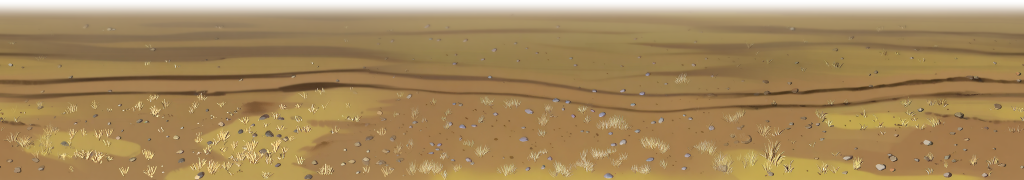
#> input picture assets/battle/field/ground.png, 2048 x 360 px, found by its file name (shown at 1/2 size)
$ python verify.py
#> lines starting #> are read from the running program, lines starting #| are printed output that depends on the picture
# -*- coding: utf-8 -*-
"""BATTLE_ART.md §2·§3·§4 계약 검사(크기·알파·fx 가장자리 순검정·seam). usage: python verify.py"""
import numpy as np
from PIL import Image
B = 'C:/claude/gunyoung/assets/battle/'
SPEC = [  # (경로, 폭, 높이, 'exact'|'max', 알파 필요)
 ('field/ground.png', 2048, 360, 'exact', None), ('field/mid.png', 2048, 260, 'exact', True), ('field/fog.png', 1024, 160, 'exact', True),
 ('field/tent.png', 256, 256, 'max', True), ('field/palisade.png', 256, 256, 'max', True), ('field/tree_dead.png', 256, 256, 'max', True),
 ('field/rock1.png', 256, 256, 'max', True), ('field/rock2.png', 256, 256, 'max', True),
 ('field/banner_g.png', 64, 192, 'exact', True), ('field/banner_b.png', 64, 192, 'exact', True), ('field/flag_g.png', 48, 72, 'exact', True), ('field/flag_b.png', 48, 72, 'exact', True),
 ('field/blood1.png', 128, 64, 'exact', True), ('field/blood2.png', 128, 64, 'exact', True), ('field/crater.png', 128, 64, 'exact', True),
 ('fx/slash_blue.png', 512, 256, 'exact', False), ('fx/slash_white.png', 256, 128, 'exact', False), ('fx/ring.png', 256, 256, 'exact', False), ('fx/spark.png', 64, 64, 'exact', False),
 ('fx/dust.png', 128, 128, 'exact', False), ('fx/speedlines.png', 1024, 512, 'exact', False), ('fx/impact.png', 128, 128, 'exact', False),
 ('hud/portrait_guanyu.png', 96, 120, 'exact', False), ('hud/portrait_zhangfei.png', 96, 120, 'exact', False), ('hud/portrait_xiahoudun.png', 96, 120, 'exact', False), ('hud/portrait_dianwei.png', 96, 120, 'exact', False),
 ('hud/portrait_frame.png', 112, 136, 'exact', True), ('hud/bar_frame.png', 320, 40, 'exact', True), ('hud/medallion.png', 160, 160, 'exact', True),
 ('hud/skill_guanyu.png', 64, 64, 'exact', False), ('hud/skill_zhangfei.png', 64, 64, 'exact', False)]
bad = 0
for rel, w, h, mode, alpha in SPEC:
    im = Image.open(B + rel); a = np.array(im); msg = []
#> further down, im is the input picture: PIL image 2048x360 RGBA; mean R, G, B, A 160.7, 130.8, 84.9, 240.5
    ok = (im.size == (w, h)) if mode == 'exact' else (im.width <= w and im.height <= h)
#> ok = True
    if not ok: msg.append('SIZE %s' % (im.size,))
    has = im.mode == 'RGBA'
#> has = True
    if alpha is True and not has: msg.append('NO ALPHA')
    if alpha is True and has:
        al = a[..., 3];
        if al.min() > 0 or al.max() < 120: msg.append(   # 안개·패인 자국은 일부러 옅다(최대 0.74·0.78)
            'alpha range %d~%d' % (al.min(), al.max()))
    if rel.startswith('fx/'):
        if has: msg.append('fx has alpha')
        e = max(a[0].max(), a[-1].max(), a[:, 0].max(), a[:, -1].max()); e2 = max(a[2].max(), a[-3].max(), a[:, 2].max(), a[:, -3].max())
        if e > 0 or e2 > 12: msg.append(   # 맨 가장자리 행·열은 0, 2px 안쪽은 12 이하(0 으로 풀리는 중)
            'fx edge not black (edge %d, 2px in %d)' % (e, e2))
        extra = 'edge %d/%d peak %d' % (e, e2, a.max())
    elif has:
        al = a[..., 3].astype(np.float32); extra = 'alpha mean %.2f' % (al.mean() / 255)
#> after `al = a[..., 3].astype(np.float32)`:
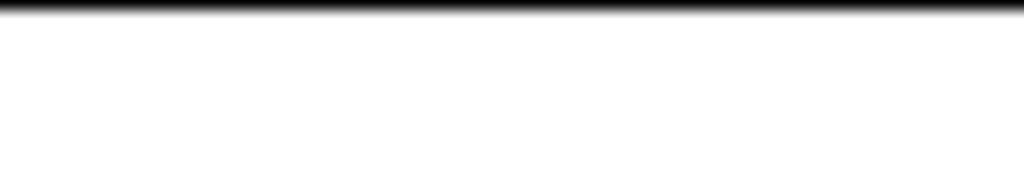
#> al: shape (360, 2048) float32 (shown at 1/2 size); min 0, max 255, mean 240.5
#> after `extra = 'alpha mean %.2f' % (al.mean() / 255)`: extra = 'alpha mean 0.94'
        if rel in ('field/ground.png', 'field/mid.png', 'field/fog.png'):
            f = a.astype(np.float32); extra += ' seam %.2f vs neighbor %.2f' % (np.abs(f[:, 0] - f[:, -1]).mean(), np.abs(np.diff(f, axis=1)).mean())
        if rel in ('hud/portrait_frame.png', 'hud/bar_frame.png', 'hud/medallion.png'):
            extra += ' center alpha %d' % a[a.shape[0] // 2, a.shape[1] // 2, 3]
            if a[a.shape[0] // 2, a.shape[1] // 2, 3] != 0: msg.append('center not transparent')
    else: extra = im.mode
    bad += bool(msg)
    print('%-28s %-10s %-5s %s %s' % (rel, im.size, im.mode, extra, ('  <-- ' + '; '.join(msg)) if msg else 'ok'))
#| field/ground.png             (2048, 360) RGBA  alpha mean 0.94 seam 1.64 vs neighbor 1.99 ok
#> pass 2 of the loop `for rel, w, h, mode, alpha in SPEC:`:
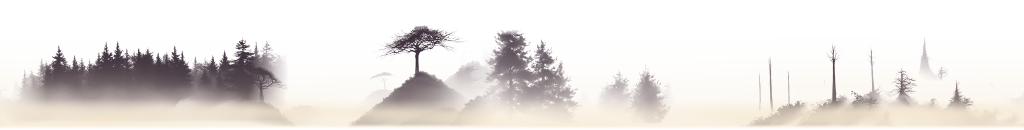
#> input picture assets/battle/field/mid.png, 2048 x 260 px, found by its file name (shown at 1/2 size)
#> im is the input picture: PIL image 2048x260 RGBA; mean R, G, B, A 147.5, 138, 127.4, 78.6
#> `al = a[..., 3];`:
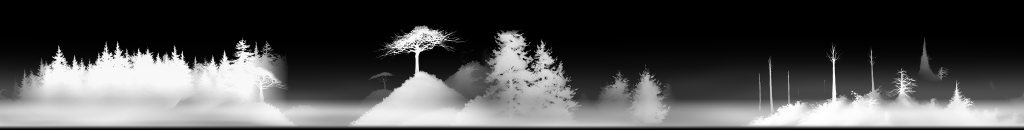
#> al: shape (260, 2048) (shown at 1/2 size); min 0, max 254, mean 78.6
#> extra = 'alpha mean 0.31'
#> f: shape (260, 2048, 4) float32
#| field/mid.png                (2048, 260) RGBA  alpha mean 0.31 seam 0.61 vs neighbor 2.37 ok
#> (the run stopped early here; a loop or call above may not have finished)
